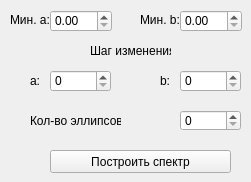
      <widget class="QWidget" name="spectre_ellipse">
       <attribute name="title">
        <string>Спектр</string>
       </attribute>
       <widget class="QDoubleSpinBox" name="min_a">
        <property name="geometry">
         <rect>
          <x>50</x>
          <y>10</y>
          <width>62</width>
          <height>22</height>
         </rect>
        </property>
        <property name="maximum">
         <double>10000.000000000000000</double>
        </property>
       </widget>
       <widget class="QDoubleSpinBox" name="min_b">
        <property name="geometry">
         <rect>
          <x>180</x>
          <y>10</y>
          <width>62</width>
          <height>22</height>
         </rect>
        </property>
        <property name="maximum">
         <double>10000.000000000000000</double>
        </property>
       </widget>
       <widget class="QLabel" name="lbl_min_a">
        <property name="geometry">
         <rect>
          <x>10</x>
          <y>10</y>
          <width>47</width>
          <height>20</height>
         </rect>
        </property>
        <property name="text">
         <string>Мин. a:</string>
        </property>
       </widget>
       <widget class="QLabel" name="lbl_min_b">
        <property name="geometry">
         <rect>
          <x>140</x>
          <y>10</y>
          <width>47</width>
          <height>20</height>
         </rect>
        </property>
        <property name="text">
         <string>Мин. b:</string>
        </property>
       </widget>
       <widget class="QLabel" name="lbl_step">
        <property name="geometry">
         <rect>
          <x>90</x>
          <y>40</y>
          <width>81</width>
          <height>21</height>
         </rect>
        </property>
        <property name="text">
         <string>Шаг изменения:</string>
        </property>
       </widget>
       <widget class="QSpinBox" name="step_a">
        <property name="geometry">
         <rect>
          <x>50</x>
          <y>70</y>
          <width>61</width>
          <height>22</height>
         </rect>
        </property>
       </widget>
       <widget class="QLabel" name="lbl_num_ellipse">
        <property name="geometry">
         <rect>
          <x>30</x>
          <y>110</y>
          <width>91</width>
          <height>21</height>
         </rect>
        </property>
        <property name="text">
         <string>Кол-во эллипсов:</string>
        </property>
       </widget>
       <widget class="QSpinBox" name="step_b">
        <property name="geometry">
         <rect>
          <x>180</x>
          <y>70</y>
          <width>61</width>
          <height>22</height>
         </rect>
        </property>
       </widget>
       <widget class="QLabel" name="lbl_step_a">
        <property name="geometry">
         <rect>
          <x>30</x>
          <y>70</y>
          <width>21</width>
          <height>21</height>
         </rect>
        </property>
        <property name="text">
         <string>a:</string>
        </property>
       </widget>
       <widget class="QLabel" name="lbl_step_b">
        <property name="geometry">
         <rect>
          <x>160</x>
          <y>70</y>
          <width>21</width>
          <height>21</height>
         </rect>
        </property>
        <property name="text">
         <string>b:</string>
        </property>
       </widget>
       <widget class="QSpinBox" name="num_ellipse">
        <property name="geometry">
         <rect>
          <x>180</x>
          <y>110</y>
          <width>61</width>
          <height>21</height>
         </rect>
        </property>
       </widget>
       <widget class="QPushButton" name="btn_get_ellipse_spectre">
        <property name="geometry">
         <rect>
          <x>50</x>
          <y>150</y>
          <width>181</width>
          <height>23</height>
         </rect>
        </property>
        <property name="text">
         <string>Построить спектр</string>
        </property>
       </widget>
      </widget>
